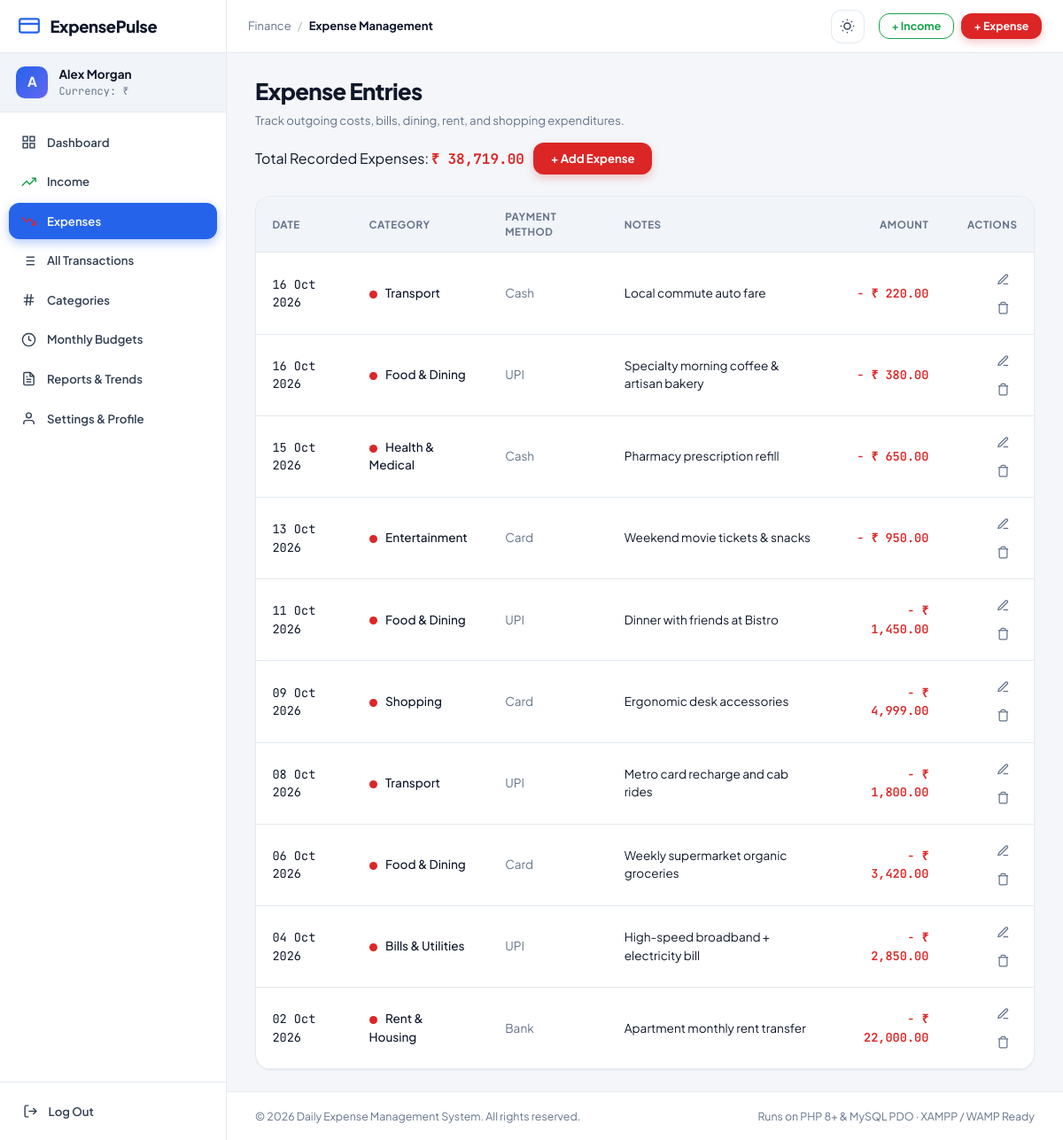
The page /expenses/index.php (signed in) on the database its author committed.
### tables this page shows
CREATE TABLE `users` (
  `id` INT UNSIGNED NOT NULL AUTO_INCREMENT,
  `name` VARCHAR(100) NOT NULL,
  `email` VARCHAR(191) NOT NULL,
  `password_hash` VARCHAR(255) NOT NULL,
  `currency` VARCHAR(10) NOT NULL DEFAULT '₹',
  `created_at` TIMESTAMP NOT NULL DEFAULT CURRENT_TIMESTAMP,
  PRIMARY KEY (`id`),
  UNIQUE KEY `idx_users_email` (`email`)
);

CREATE TABLE `transactions` (
  `id` INT UNSIGNED NOT NULL AUTO_INCREMENT,
  `user_id` INT UNSIGNED NOT NULL,
  `category_id` INT UNSIGNED NOT NULL,
  `type` ENUM('income', 'expense') NOT NULL,
  `amount` DECIMAL(12,2) NOT NULL,
  `payment_method` VARCHAR(50) NOT NULL DEFAULT 'Cash',
  `transaction_date` DATE NOT NULL,
  `notes` TEXT NULL,
  `created_at` TIMESTAMP NOT NULL DEFAULT CURRENT_TIMESTAMP,
  `updated_at` TIMESTAMP NOT NULL DEFAULT CURRENT_TIMESTAMP ON UPDATE CURRENT_TIMESTAMP,
  PRIMARY KEY (`id`),
  KEY `idx_transactions_user` (`user_id`),
  KEY `idx_transactions_date` (`transaction_date`),
  KEY `idx_transactions_category` (`category_id`),
  KEY `idx_transactions_user_date` (`user_id`, `transaction_date`),
  CONSTRAINT `fk_transactions_user` FOREIGN KEY (`user_id`)
    REFERENCES `users` (`id`) ON DELETE CASCADE ON UPDATE CASCADE,
  CONSTRAINT `fk_transactions_category` FOREIGN KEY (`category_id`)
    REFERENCES `categories` (`id`) ON DELETE RESTRICT ON UPDATE CASCADE
);

CREATE TABLE `categories` (
  `id` INT UNSIGNED NOT NULL AUTO_INCREMENT,
  `user_id` INT UNSIGNED NOT NULL,
  `name` VARCHAR(100) NOT NULL,
  `type` ENUM('income', 'expense') NOT NULL,
  `created_at` TIMESTAMP NOT NULL DEFAULT CURRENT_TIMESTAMP,
  PRIMARY KEY (`id`),
  KEY `idx_categories_user` (`user_id`),
  KEY `idx_categories_type` (`type`),
  CONSTRAINT `fk_categories_user` FOREIGN KEY (`user_id`)
    REFERENCES `users` (`id`) ON DELETE CASCADE ON UPDATE CASCADE
);

### includes/functions.php (called while the page is built, shortened)
<?php
function e(?string $string): string
{
    return htmlspecialchars((string)($string ?? ''), ENT_QUOTES, 'UTF-8');
}
function base_url(string $path = ''): string
{
    $scriptDir = str_replace('\\', '/', dirname($_SERVER['SCRIPT_NAME']));
    $segments = explode('/', trim($scriptDir, '/'));
    $baseSegments = [];
    foreach ($segments as $seg) {
        $baseSegments[] = $seg;
    }
    $base = '/' . implode('/', $baseSegments);
    return rtrim($base, '/') . '/' . ltrim($path, '/');
}
function current_user(): ?array
{
    return $_SESSION['user'] ?? null;
}
function current_currency(): string
{
    return $_SESSION['user']['currency'] ?? '₹';
}
function format_currency(float|int|string $amount, ?string $symbol = null): string
{
    $val = (float)$amount;
    $sym = $symbol ?? current_currency();
    return $sym . ' ' . number_format($val, 2);
}

### includes/auth_check.php (called while the page is built, shortened)
<?php
require_once __DIR__ . '/functions.php';
$pdo = getDBConnection();
$stmt = $pdo->prepare("SELECT id, name, email, currency, created_at FROM users WHERE id = :id LIMIT 1");
$stmt->execute([':id' => $_SESSION['user_id']]);

### expenses/index.php (the view, shortened to what this page needs)
<?php
require_once __DIR__ . '/../includes/auth_check.php';
$pageTitle = 'Expense Management';
$currentPage = 'expenses';
$userId = (int)current_user_id();
$pdo = getDBConnection();
$stmt = $pdo->prepare("
    SELECT t.*, c.name AS category_name
    FROM transactions t
    LEFT JOIN categories c ON t.category_id = c.id
    WHERE t.user_id = :user_id AND t.type = 'expense'
    ORDER BY t.transaction_date DESC, t.id DESC
");
$stmt->execute([':user_id' => $userId]);
$expenseList = $stmt->fetchAll();
$totalExpense = 0.0;
foreach ($expenseList as $exp) {
    $totalExpense += (float)$exp['amount'];
}
require_once __DIR__ . '/../includes/header.php';
?>
<div class="page-header-row">
  <div>
    <h1 class="page-heading">Expense Entries</h1>
    <p class="page-subheading">Track outgoing costs, bills, dining, rent, and shopping expenditures.</p>
  </div>
  <div class="page-header-actions">
    <div class="stat-pill-box">
      <span class="stat-pill-label">Total Recorded Expenses:</span>
      <span class="stat-pill-value font-mono tabular-nums text-expense font-bold"><?= format_currency($totalExpense) ?></span>
    </div>
    <a href="<?= base_url('expenses/add.php') ?>" class="btn btn-primary-expense">+ Add Expense</a>
  </div>
</div>
<div class="table-panel">
  <div class="table-responsive">
    <?php if (empty($expenseList)): ?>
      <div class="empty-state">
        <svg viewBox="0 0 24 24" width="40" height="40" stroke="currentColor" fill="none" class="empty-icon text-expense">
          <polyline points="23 18 13.5 8.5 8.5 13.5 1 6"></polyline>
          <polyline points="17 18 23 18 23 12"></polyline>
        </svg>
        <h3>No Expenses Recorded Yet</h3>
        <p>Log your daily purchases, groceries, utility payments, and subscriptions to stay on top of your budget.</p>
        <a href="<?= base_url('expenses/add.php') ?>" class="btn btn-primary-expense">+ Record First Expense</a>
      </div>
    <?php else: ?>
      <table class="data-table">
        <thead>
          <tr>
            <th>Date</th>
            <th>Category</th>
            <th>Payment Method</th>
            <th>Notes</th>
            <th class="text-right">Amount</th>
            <th class="text-right">Actions</th>
          </tr>
        </thead>
        <tbody>
          <?php foreach ($expenseList as $row): ?>
            <tr>
              <td>
                <span class="font-mono text-sm"><?= date('d M Y', strtotime($row['transaction_date'])) ?></span>
              </td>
              <td>
                <span class="category-indicator cat-expense"></span>
                <span class="font-medium"><?= e($row['category_name'] ?? 'Uncategorized') ?></span>
              </td>
              <td>
                <span class="text-muted"><?= e($row['payment_method']) ?></span>
              </td>
              <td>
                <span class="cell-notes" title="<?= e($row['notes']) ?>"><?= e($row['notes'] ?: '-') ?></span>
              </td>
              <td class="text-right font-mono tabular-nums font-semibold text-expense">
                - <?= format_currency($row['amount']) ?>
              </td>
              <td class="text-right">
                <div class="action-buttons">
                  <a href="<?= base_url('expenses/edit.php?id=' . $row['id']) ?>" class="btn-icon-subtle" title="Edit expense">
                    <svg viewBox="0 0 24 24" width="15" height="15" fill="none" stroke="currentColor" stroke-width="2"><path d="M12 20h9"></path><path d="M16.5 3.5a2.121 2.121 0 0 1 3 3L7 19l-4 1 1-4L16.5 3.5z"></path></svg>
                  </a>
                  <button type="button" class="btn-icon-subtle btn-delete-trigger"
                    data-action="<?= base_url('expenses/delete.php') ?>"
                    data-id="<?= $row['id'] ?>"
                    data-name="<?= e($row['category_name']) ?> (<?= format_currency($row['amount']) ?>)"
                    title="Delete expense">
                    <svg viewBox="0 0 24 24" width="15" height="15" fill="none" stroke="currentColor" stroke-width="2"><polyline points="3 6 5 6 21 6"></polyline><path d="M19 6v14a2 2 0 0 1-2 2H7a2 2 0 0 1-2-2V6m3 0V4a2 2 0 0 1 2-2h4a2 2 0 0 1 2 2v2"></path></svg>
                  </button>
                </div>
              </td>
            </tr>
          <?php endforeach; ?>
        </tbody>
      </table>
    <?php endif; ?>
  </div>
</div>
<?php require_once __DIR__ . '/../includes/footer.php'; ?>

### includes/header.php (shortened to what this page needs)
<?php
require_once __DIR__ . '/functions.php';
$pageTitle = $pageTitle ?? 'Daily Expense Management System';
$currentPage = $currentPage ?? '';
$user = current_user();
?>
<!DOCTYPE html>
<html lang="en">
<head>
  <link rel="stylesheet" href="<?= base_url('assets/css/style.css') ?>">
</head>
<body class="app-body">
  <div class="app-layout">
    <aside id="app-sidebar" class="app-sidebar">
      <div class="sidebar-brand">
        <a href="<?= base_url('dashboard.php') ?>" class="brand-link">
          <svg class="brand-icon" viewBox="0 0 24 24" fill="none" stroke="currentColor" stroke-width="2" stroke-linecap="round" stroke-linejoin="round">
            <rect width="20" height="14" x="2" y="5" rx="2"/>
            <line x1="2" x2="22" y1="10" y2="10"/>
          </svg>
          <span class="brand-text">ExpensePulse</span>
        </a>
      </div>
      <div class="sidebar-user">
        <div class="user-avatar"><?= strtoupper(substr($user['name'] ?? 'U', 0, 1)) ?></div>
        <div class="user-info">
          <span class="user-name"><?= e($user['name'] ?? 'User') ?></span>
          <span class="user-currency">Currency: <?= e(current_currency()) ?></span>
        </div>
      </div>
      <nav class="sidebar-nav">
        <a href="<?= base_url('dashboard.php') ?>" class="nav-item <?= $currentPage === 'dashboard' ? 'active' : '' ?>">
          <svg class="nav-icon" viewBox="0 0 24 24" fill="none" stroke="currentColor" stroke-width="2">
            <rect x="3" y="3" width="7" height="7"></rect>
            <rect x="14" y="3" width="7" height="7"></rect>
            <rect x="14" y="14" width="7" height="7"></rect>
            <rect x="3" y="14" width="7" height="7"></rect>
          </svg>
          <span>Dashboard</span>
        </a>
        <a href="<?= base_url('income/index.php') ?>" class="nav-item <?= $currentPage === 'income' ? 'active' : '' ?>">
          <svg class="nav-icon text-income" viewBox="0 0 24 24" fill="none" stroke="currentColor" stroke-width="2">
            <polyline points="23 6 13.5 15.5 8.5 10.5 1 18"></polyline>
            <polyline points="17 6 23 6 23 12"></polyline>
          </svg>
          <span>Income</span>
        </a>
        <a href="<?= base_url('expenses/index.php') ?>" class="nav-item <?= $currentPage === 'expenses' ? 'active' : '' ?>">
          <svg class="nav-icon text-expense" viewBox="0 0 24 24" fill="none" stroke="currentColor" stroke-width="2">
            <polyline points="23 18 13.5 8.5 8.5 13.5 1 6"></polyline>
            <polyline points="17 18 23 18 23 12"></polyline>
          </svg>
          <span>Expenses</span>
        </a>
        <a href="<?= base_url('transactions.php') ?>" class="nav-item <?= $currentPage === 'transactions' ? 'active' : '' ?>">
          <span>All Transactions</span>
        </a>
        <a href="<?= base_url('categories/index.php') ?>" class="nav-item <?= $currentPage === 'categories' ? 'active' : '' ?>">
          <svg class="nav-icon" viewBox="0 0 24 24" fill="none" stroke="currentColor" stroke-width="2">
            <path d="M4 9h16M4 15h16M10 3L8 21M16 3l-2 18"></path>
          </svg>
          <span>Categories</span>
        </a>
        <a href="<?= base_url('budgets.php') ?>" class="nav-item <?= $currentPage === 'budgets' ? 'active' : '' ?>">
          <svg class="nav-icon" viewBox="0 0 24 24" fill="none" stroke="currentColor" stroke-width="2">
            <circle cx="12" cy="12" r="10"></circle>
            <path d="M12 6v6l4 2"></path>
          </svg>
          <span>Monthly Budgets</span>
        </a>
        <a href="<?= base_url('reports.php') ?>" class="nav-item <?= $currentPage === 'reports' ? 'active' : '' ?>">
          <span>Reports & Trends</span>
        </a>
        <a href="<?= base_url('profile.php') ?>" class="nav-item <?= $currentPage === 'profile' ? 'active' : '' ?>">
          <svg class="nav-icon" viewBox="0 0 24 24" fill="none" stroke="currentColor" stroke-width="2">
            <path d="M20 21v-2a4 4 0 0 0-4-4H8a4 4 0 0 0-4 4v2"></path>
            <circle cx="12" cy="7" r="4"></circle>
          </svg>
          <span>Settings & Profile</span>
        </a>
      </nav>
      <div class="sidebar-footer">
        <a href="<?= base_url('auth/logout.php') ?>" class="nav-item logout-link">
          <svg class="nav-icon" viewBox="0 0 24 24" fill="none" stroke="currentColor" stroke-width="2">
            <path d="M9 21H5a2 2 0 0 1-2-2V5a2 2 0 0 1 2-2h4"></path>
            <polyline points="16 17 21 12 16 7"></polyline>
            <line x1="21" y1="12" x2="9" y2="12"></line>
          </svg>
          <span>Log Out</span>
        </a>
      </div>
    </aside>
    <div class="app-main">
      <header class="app-header">
        <div class="header-left">
          <div class="header-breadcrumbs">
            <span class="crumb-root">Finance</span>
            <span class="crumb-sep">/</span>
            <span class="crumb-current"><?= e($pageTitle) ?></span>
          </div>
        </div>
        <div class="header-right">
          <button id="theme-toggle-btn" class="btn btn-icon" title="Toggle Light / Dark mode" aria-label="Toggle theme">
          </button>
          <div class="header-actions">
            <a href="<?= base_url('income/add.php') ?>" class="btn btn-sm btn-outline-income">+ Income</a>
            <a href="<?= base_url('expenses/add.php') ?>" class="btn btn-sm btn-primary-expense">+ Expense</a>
          </div>
        </div>
      </header>
      <main class="page-container">

### rows shown on the page
users: name "A", name "Alex Morgan"
transactions: transaction_date "16 Oct 2026", category.name "Transport", payment_method "Cash", notes "Local commute auto fare", amount "₹ 220.00"
transactions: transaction_date "16 Oct 2026", category.name "Food & Dining", payment_method "UPI", notes "Specialty morning coffee & artisan bakery", amount "₹ 380.00"
transactions: transaction_date "15 Oct 2026", category.name "Health & Medical", payment_method "Cash", notes "Pharmacy prescription refill", amount "₹ 650.00"
transactions: transaction_date "13 Oct 2026", category.name "Entertainment", payment_method "Card", notes "Weekend movie tickets & snacks", amount "₹ 950.00"
transactions: transaction_date "11 Oct 2026", category.name "Food & Dining", payment_method "UPI", notes "Dinner with friends at Bistro", amount "₹ 1,450.00"
transactions: transaction_date "09 Oct 2026", category.name "Shopping", payment_method "Card", notes "Ergonomic desk accessories", amount "₹ 4,999.00"
transactions: transaction_date "08 Oct 2026", category.name "Transport", payment_method "UPI", notes "Metro card recharge and cab rides", amount "₹ 1,800.00"
transactions: transaction_date "06 Oct 2026", category.name "Food & Dining", payment_method "Card", notes "Weekly supermarket organic groceries", amount "₹ 3,420.00"
transactions: transaction_date "04 Oct 2026", category.name "Bills & Utilities", payment_method "UPI", notes "High-speed broadband + electricity bill", amount "₹ 2,850.00"
transactions: transaction_date "02 Oct 2026", category.name "Rent & Housing", payment_method "Bank", notes "Apartment monthly rent transfer", amount "₹ 22,000.00"

### other values the page prints
current_currency() "₹"
$pageTitle "Expense Management"
format_currency($totalExpense) "₹ 38,719.00"
